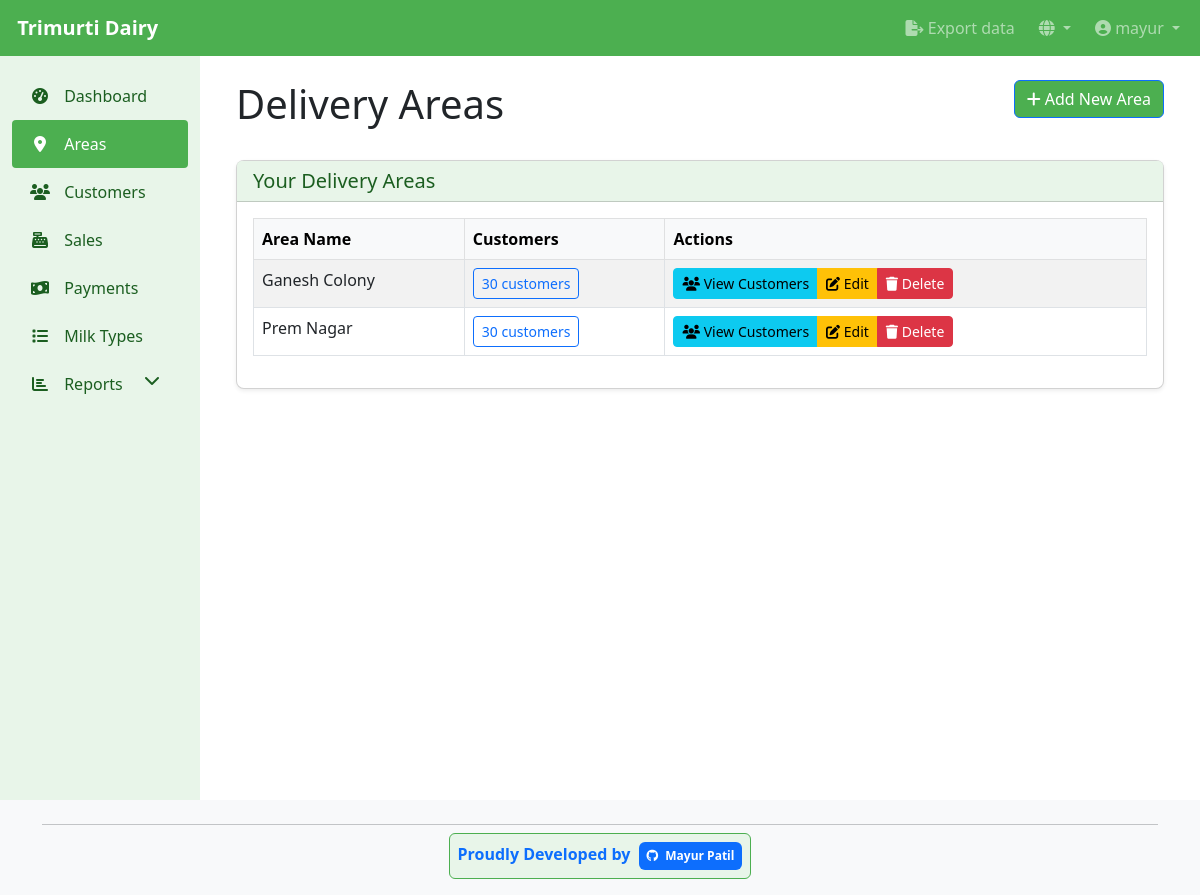
Page /en/dairy/areas/ (signed in) on the committed database.
### dairy_app/models.py (models this page shows, shortened)
class Area(models.Model):
    name = models.CharField(max_length=100)
    description = models.TextField(blank=True, null=True)
    user = models.ForeignKey(User, on_delete=models.CASCADE, related_name='areas')
    class Meta:
        ordering = ['name']
    def get_customer_count(self):
        return self.customers.count()

### dairy_app/views.py (the view)
# urls.py: path('areas/', views.AreaListView.as_view(), name='area_list'),
class AreaListView(LoginRequiredMixin, ListView):
    model = Area
    template_name = 'dairy_app/area_list.html'
    context_object_name = 'areas'
    def get_queryset(self):
        return Area.objects.filter(user=self.request.user)
    def get_context_data(self, **kwargs):
        context = super().get_context_data(**kwargs)
        for area in context['areas']:
            area.customer_count = area.get_customer_count()
        return context

### dairy_app/templates/dairy_app/area_list.html (shortened to what this page needs)
{% extends 'base.html' %}
{% load i18n %}
{% block content %}
<div class="container">
    <div class="row mb-4">
        <div class="col-md-8">
            <h1>{% trans "Delivery Areas" %}</h1>
        </div>
        <div class="col-md-4 text-end">
            <a href="{% url 'area_add' %}" class="btn btn-primary">
                <i class="fas fa-plus"></i> {% trans "Add New Area" %}
            </a>
        </div>
    </div>
    <div class="card">
        <div class="card-header">
            <h5 class="mb-0">{% trans "Your Delivery Areas" %}</h5>
        </div>
        <div class="card-body">
            {% if areas %}
            <div class="table-responsive">
                <table class="table table-striped table-bordered table-hover">
                    <thead class="table-light">
                        <tr>
                            <th>{% trans "Area Name" %}</th>
                            <th>{% trans "Customers" %}</th>
                            <th>{% trans "Actions" %}</th>
                        </tr>
                    </thead>
                    <tbody>
                        {% for area in areas %}
                        <tr>
                            <td>{{ area.name }}</td>
                            <td>
                                <a href="{% url 'area_customers' area.id %}" class="btn btn-sm btn-outline-primary">
                                    {{ area.customer_count }} {% trans "customers" %}
                                </a>
                            </td>
                            <td>
                                <div class="btn-group" role="group">
                                    <a href="{% url 'customer_list' %}?area={{ area.id }}" class="btn btn-sm btn-info">
                                        <i class="fas fa-users"></i> {% trans "View Customers" %}
                                    </a>
                                    <a href="{% url 'area_edit' area.id %}" class="btn btn-sm btn-warning">
                                        <i class="fas fa-edit"></i> {% trans "Edit" %}
                                    </a>
                                    <a href="{% url 'area_delete' area.id %}" class="btn btn-sm btn-danger">
                                        <i class="fas fa-trash"></i> {% trans "Delete" %}
                                    </a>
                                </div>
                            </td>
                        </tr>
                        {% endfor %}
                    </tbody>
                </table>
            </div>
            {% else %}
            <div class="alert alert-info">
                {% trans "You haven't created any delivery areas yet." %}
                <a href="{% url 'area_add' %}" class="alert-link">{% trans "Add your first area" %}</a>.
            </div>
            {% endif %}
        </div>
    </div>
</div>
{% endblock %}

### templates/base.html (shortened to what this page needs)
<!DOCTYPE html>
<html lang="{% if LANGUAGE_CODE %}{{ LANGUAGE_CODE }}{% else %}en{% endif %}">
<head>
    {% load i18n %}
    <link href="https://cdn.jsdelivr.net/npm/bootstrap@5.3.0/dist/css/bootstrap.min.css" rel="stylesheet">
    <link href="https://cdnjs.cloudflare.com/ajax/libs/font-awesome/6.4.0/css/all.min.css" rel="stylesheet">
</head>
<body>
    <nav class="navbar navbar-expand-lg navbar-dark fixed-top">
        <div class="container-fluid">
            <a class="navbar-brand" href="{% url 'dashboard' %}">
                 {% trans "Trimurti Dairy" %}
            </a>
            <div class="collapse navbar-collapse" id="navbarNav">
                <ul class="navbar-nav">
                    {% if user.is_authenticated %}
                    <li class="nav-item me-2">
                        <a class="nav-link {% if request.resolver_match.url_name == 'customer_export' %}active{% endif %}" href="{% url 'customer_export' %}">
                            <i class="fas fa-file-export"></i> {% trans "Export data" %}
                        </a>
                    </li>
                    <li class="nav-item dropdown me-2">
                        <a class="nav-link dropdown-toggle" href="#" id="languageDropdown" role="button" data-bs-toggle="dropdown" aria-expanded="false">
                            <i class="fas fa-globe"></i>
                        </a>
                            {% load i18n %}
                            {% get_current_language as LANGUAGE_CODE %}
                            {% get_available_languages as LANGUAGES %}
                            {% get_language_info_list for LANGUAGES as languages %}
                    </li>
                    <li class="nav-item dropdown">
                        <a class="nav-link dropdown-toggle" href="#" id="navbarDropdown" role="button" data-bs-toggle="dropdown" aria-expanded="false">
                            <i class="fas fa-user-circle"></i> {{ user.username }}
                        </a>
                    </li>
                    {% else %}
                    <li class="nav-item">
                        <a class="nav-link" href="{% url 'login' %}">{% trans "Login" %}</a>
                    </li>
                    {% endif %}
                </ul>
            </div>
        </div>
    </nav>
    <div class="container-fluid">
        <div class="row">
            {% if user.is_authenticated %}
            <div class="col-md-3 col-lg-2 d-md-block sidebar collapse">
                <div class="position-sticky pt-3">
                    <ul class="nav flex-column">
                        <li class="nav-item">
                            <a class="nav-link {% if request.resolver_match.url_name == 'dashboard' %}active{% endif %}" href="{% url 'dashboard' %}">
                                <i class="fas fa-tachometer-alt"></i> {% trans "Dashboard" %}
                            </a>
                        </li>
                        <li class="nav-item">
                            <a class="nav-link {% if 'area' in request.resolver_match.url_name %}active{% endif %}" href="{% url 'area_list' %}">
                                <i class="fas fa-map-marker-alt"></i> {% trans "Areas" %}
                            </a>
                        </li>
                        <li class="nav-item">
                            <a class="nav-link {% if 'customer' in request.resolver_match.url_name %}active{% endif %}" href="{% url 'customer_list' %}">
                                <i class="fas fa-users"></i> {% trans "Customers" %}
                            </a>
                        </li>
                        <li class="nav-item">
                            <a class="nav-link {% if 'sale' in request.resolver_match.url_name %}active{% endif %}" href="{% url 'sale_list' %}">
                                <i class="fas fa-cash-register fa-fw"></i> {% trans "Sales" %}
                            </a>
                        </li>
                        <li class="nav-item">
                            <a class="nav-link {% if 'payment' in request.resolver_match.url_name %}active{% endif %}" href="{% url 'payment_list' %}">
                                <i class="fas fa-money-bill-wave fa-fw"></i> {% trans "Payments" %}
                            </a>
                        </li>
                        <li class="nav-item">
                            <a class="nav-link {% if 'milk_type' in request.resolver_match.url_name %}active{% endif %}" href="{% url 'milk_type_list' %}">
                                <i class="fas fa-list"></i> {% trans "Milk Types" %}
                            </a>
                        </li>
                        <li class="nav-item">
                            <a class="nav-link" href="#" data-bs-toggle="collapse" data-bs-target="#reportsCollapse" aria-expanded="false">
                                <i class="fas fa-chart-bar"></i> {% trans "Reports" %} <i class="fas fa-chevron-down float-end"></i>
                            </a>
                        </li>
                    </ul>
                </div>
            </div>
            {% endif %}
            <main class="{% if user.is_authenticated %}col-md-9 ms-sm-auto col-lg-10 px-md-4{% else %}col-12{% endif %} main-content">
                {% block content %}{% endblock %}
            </main>
        </div>
    </div>
    <footer class="footer mt-auto py-3 bg-light">
        <div class="container">
            <div class="row">
                <div class="col-12 text-center">
                    <hr class="my-2">
                    <div class="developer-credit p-2 d-inline-block rounded" style="background-color: var(--light-color); border: 1px solid var(--primary-color);">
                        <strong class="text-primary">{% trans "Proudly Developed by" %}</strong>
                        <a href="https://github.com/mayur5204" target="_blank" class="text-decoration-none ms-1">
                            <span class="badge bg-primary p-2">
                                <i class="fab fa-github me-1"></i> Mayur Patil
                            </span>
                        </a>
                    </div>
                </div>
            </div>
        </div>
    </footer>
</body>
</html>

### templates/base.html (style rules this page uses)
:root { --primary-color: #4CAF50; --accent-color: #FFC107; --light-color: #E8F5E9; --dark-color: #1B5E20; }
body { padding-top: 56px; min-height: 100vh; display: flex; flex-direction: column; padding-bottom: 60px; }
.navbar { background-color: var(--primary-color); }
.navbar-brand { font-weight: bold; }
.sidebar { background-color: var(--light-color); min-height: calc(100vh - 56px); }
.sidebar .nav-link { color: var(--dark-color); padding: 0.75rem 1rem; border-radius: 0.25rem; }
.sidebar .nav-link.active { background-color: var(--primary-color); color: white; }
.sidebar .nav-link i { margin-right: 0.5rem; width: 24px; text-align: center; }
.card { margin-bottom: 1.5rem; border-radius: 0.5rem; box-shadow: 0 0.125rem 0.25rem rgba(0, 0, 0, 0.075); }
.card-header { background-color: var(--light-color); color: var(--dark-color); font-weight: 600; }
.btn-primary { background-color: var(--primary-color); border-color: var (--primary-color); }
.main-content { flex: 1; padding: 1.5rem; }
footer { background-color: var(--light-color); padding: 1rem 0; margin-top: auto; }
@media (min-width: 992px) { body { padding-bottom: 0; } }

### rows in the picture
Area: name "Ganesh Colony", customer_count "30"
Area: name "Prem Nagar", customer_count "30"

### other values in the picture
{{ user.username }} "mayur"
